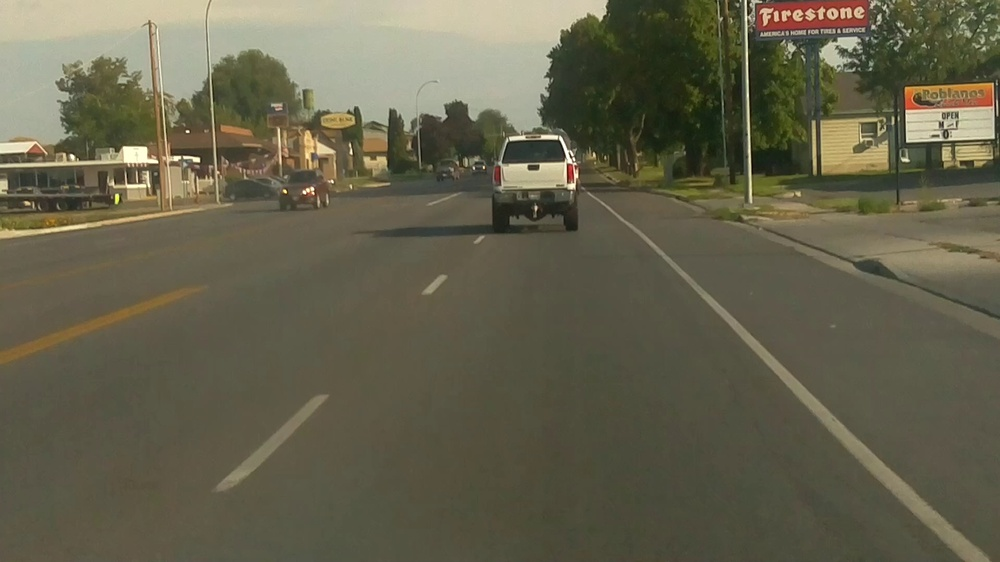
#> input picture hw07/images/output11839.jpg, 1000 x 562 px, shrunk from 1920 x 1080 before the run; its folder holds only this picture in this run
$ python hw07_s19.py
#> lines starting #> are read from the running program, lines starting #| are printed output that depends on the picture
#!/usr/bin/python

#########################################
# module: hw07_s19.py
# Mark Allred
# A01647260
#########################################

import math
import numpy as np
import argparse
import cv2
import sys
import os
import re

# [6 lines of commented-out code are left out]

def generate_file_names(ftype, rootdir):
    '''
    recursively walk dir tree beginning from rootdir
    and generate full paths to all files that end with ftype.
    sample call: generate_file_names('.jpg', /home/pi/images/')
    '''
    for path, dirlist, filelist in os.walk(rootdir):
        for file_name in filelist:
            if not file_name.startswith('.') and \
               file_name.endswith(ftype):
                yield os.path.join(path, file_name)
        for d in dirlist:
            generate_file_names(ftype, d)

##
# Function returns list of 2-tuples. Each tuple contains full path to image and np
# 2darray of said image. Function takes file types in the form of '.jpg' and
# directory to traverse for finding files.
def read_img_dir(ftype, imgdir):
#> called with ftype = '.jpg', imgdir = '.'
    filesAndImages = []
    for file in generate_file_names(ftype, imgdir):
        imageArr = cv2.imread(file)
#> imageArr is the input picture: shape (562, 1000, 3); mean B, G, R 76.5, 97.6, 100.9
        filesAndImages.append( (file, imageArr))
    return filesAndImages


##
# Function returns i-th image path and image array
def getImageAndPath(i, imglst):
    # Get location of file
    imgLoc = imglst[i][0]
    # Get image np array
    imgArr = imglst[i][1]
    return imgLoc, imgArr


##
# Function displays original and grayscaled image
def grayscale(i, imglst):
    # Get location of file for title of image and image array
    imgLoc, imgArr = getImageAndPath(i, imglst)

    # Convert image to grayscale
    grayImage = cv2.cvtColor(imgArr, cv2.COLOR_RGB2GRAY)

    # Show color image
    cv2.imshow(imgLoc, imgArr)
    # Show grayscaled image
    cv2.imshow('Grayscaled', cv2.cvtColor(grayImage, cv2.COLOR_GRAY2RGB))


##
# Function displays and splits an image into rgb color channels and displays each
# color channel in that color.
def split_merge(i, imglst):
    # Get location of file for title of image and image array
    imgLoc, imgArr = getImageAndPath(i, imglst)

    # Split image into channels
    b,g,r = cv2.split(imgArr)
    # Create np.zeros arrays for merging with each color chanel
    zeros = np.zeros(imgArr.shape[:2], dtype='uint8')
    # Merge zeros with each color channel to display single color image
    b = cv2.merge([b,zeros,zeros])
    g = cv2.merge([zeros,g,zeros])
    r = cv2.merge([zeros,zeros,r])

    # Show original full image
    cv2.imshow(imgLoc, imgArr)

    # Show color channel images with their color as title.
    cv2.imshow("Blue",b)
    cv2.imshow("Green",g)
    cv2.imshow("Red",r)


##
# Function displays an image and a color amplifed version based on passed in color and
# amplifcation amount.
def amplify(i, imglst, c, amount):
    # Get location of file for title of image and image array
    imgLoc, imgArr = getImageAndPath(i, imglst)

    # Split channels for amplication
    b,g,r = cv2.split(imgArr)

    # Amplify specified color
    if c=='b' or c=='B':
        b+=amount
    elif c=='g' or c=='G':
        g+=amount
    elif c=='r' or c=='R':
        r+=amount
    else:
        print("Invalid color provided. Exiting function.")
        return
    # Combine channels to create image
    amplifiedImage = cv2.merge([b,g,r])
    # Show original and amplified image
    cv2.imshow(imgLoc, imgArr)
    cv2.imshow("Amplified", amplifiedImage)


## here is main for you to test your implementations.
## remember to destroy all windows after you are done.
if __name__ == '__main__':
    # Convert to unittests
    # Unit test 1
    imglist = read_img_dir('.jpg', '.')
#> imglist = 1 item
    print("Length: ", len(imglist))
#| Length:  1
    print(imglist[0][0])
#| ./images/output11839.jpg
    print(imglist[0][1])
#> (printed output is left out)
    print(imglist[0][1].shape)
#| (562, 1000, 3)

    grayscale(0, imglist)
#> in getImageAndPath, `imgLoc = imglst[i][0]`: imgLoc = './images/output11839.jpg'
#> in grayscale, `grayImage = cv2.cvtColor(imgArr, cv2.COLOR_RGB2GRAY)`:
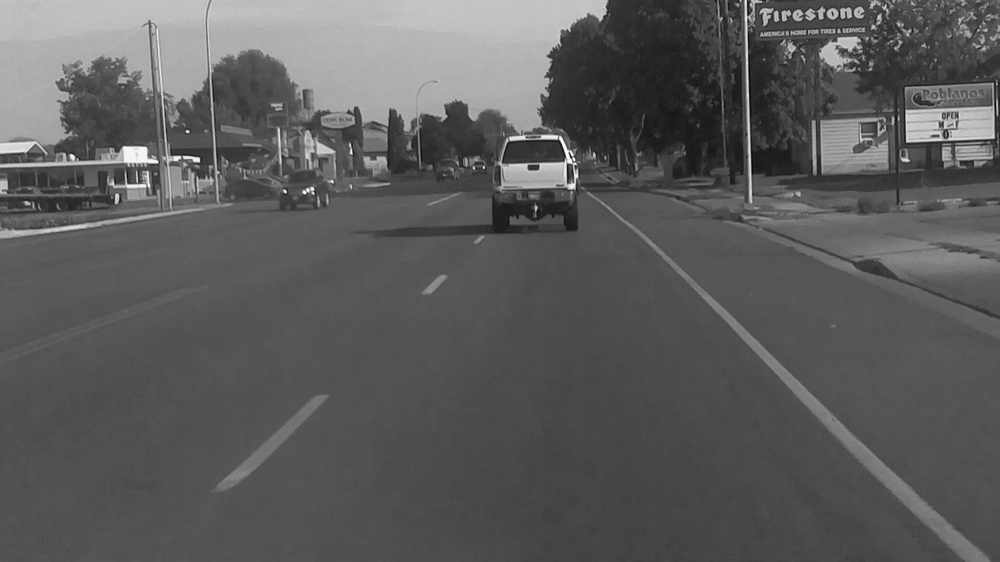
#> grayImage: shape (562, 1000); min 5, max 252, mean 91.7
    split_merge(0, imglist)
#> in split_merge, `b,g,r = cv2.split(imgArr)`:
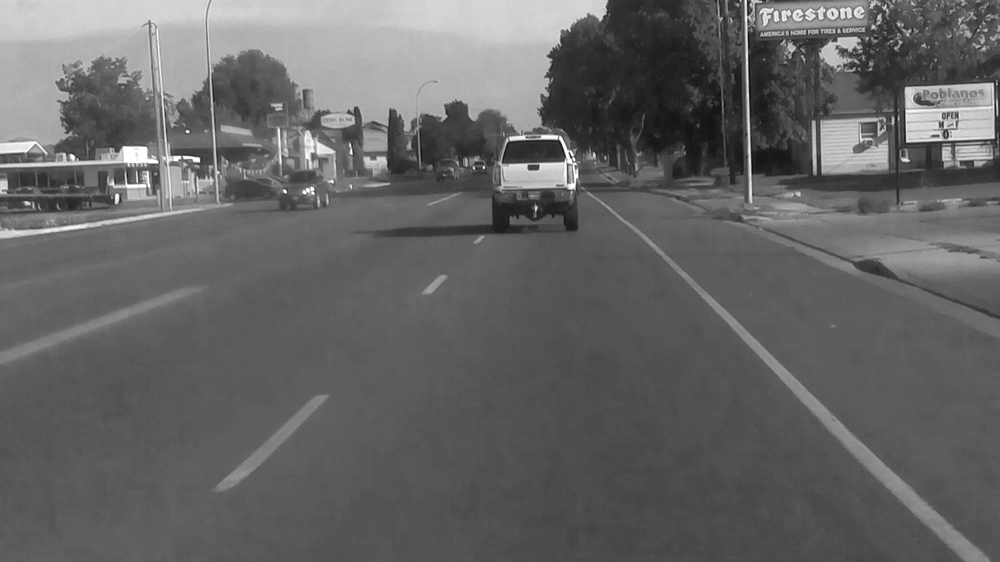
#> r: shape (562, 1000); min 10, max 255, mean 100.9
#> in split_merge, `b = cv2.merge([b,zeros,zeros])`:
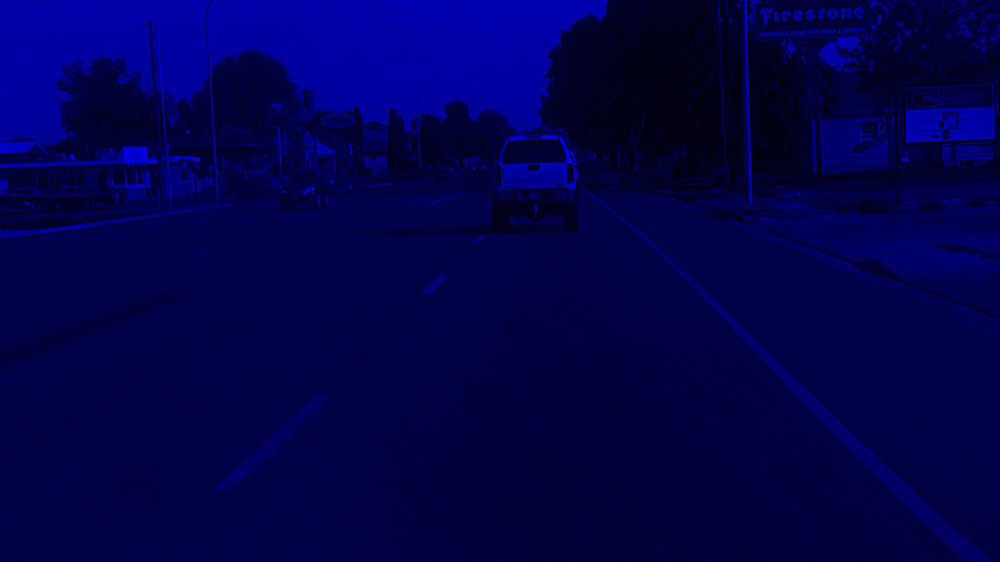
#> b: shape (562, 1000, 3); mean of channels 0, 1, 2 76.5, 0, 0; drawn as B, G, R
#> in split_merge, `g = cv2.merge([zeros,g,zeros])`:
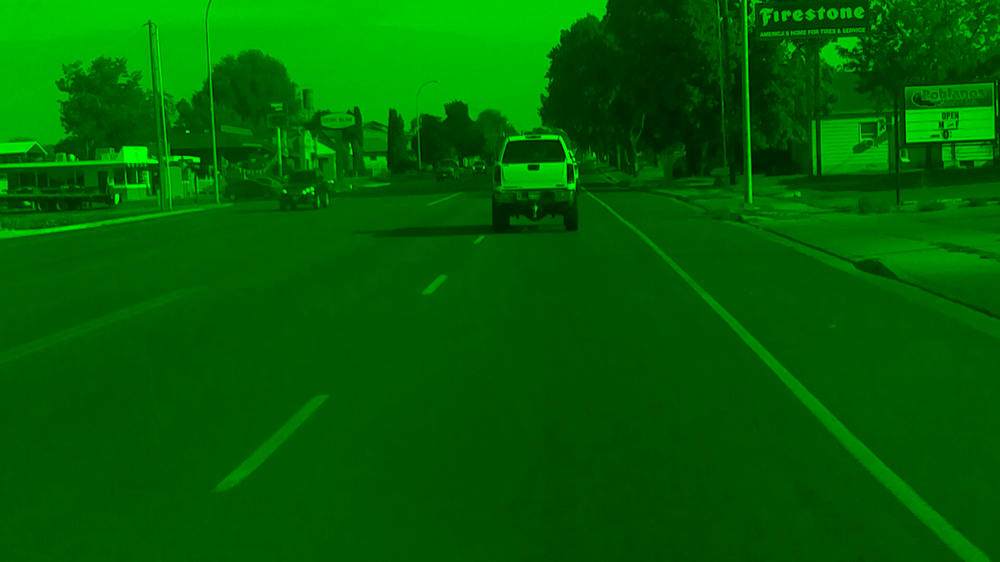
#> g: shape (562, 1000, 3); mean of channels 0, 1, 2 0, 97.6, 0; drawn as B, G, R
#> in split_merge, `r = cv2.merge([zeros,zeros,r])`:
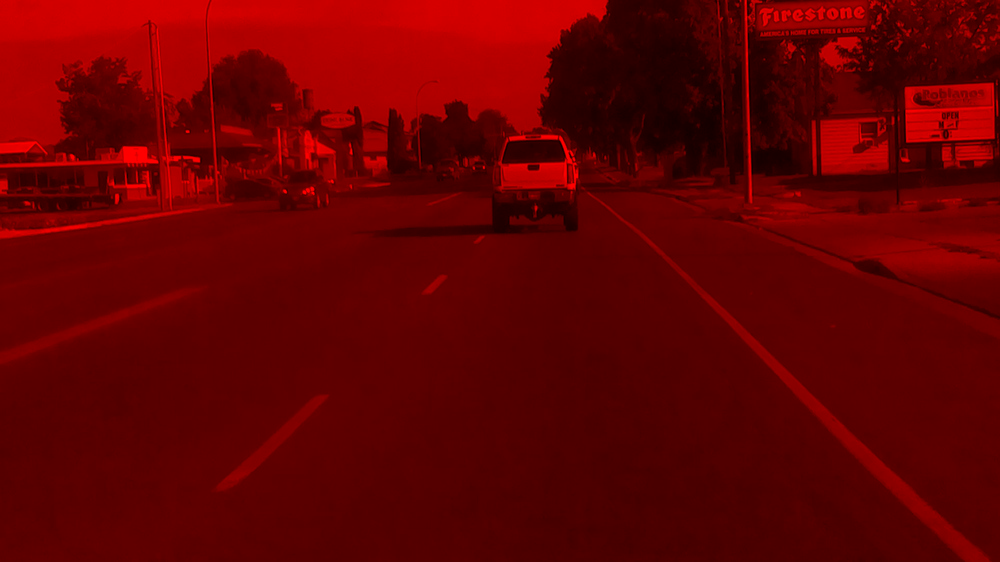
#> r: shape (562, 1000, 3); mean of channels 0, 1, 2 0, 0, 100.9; drawn as B, G, R
    amplify(0, imglist, 'b', 200)
#> in amplify, `b+=amount`:
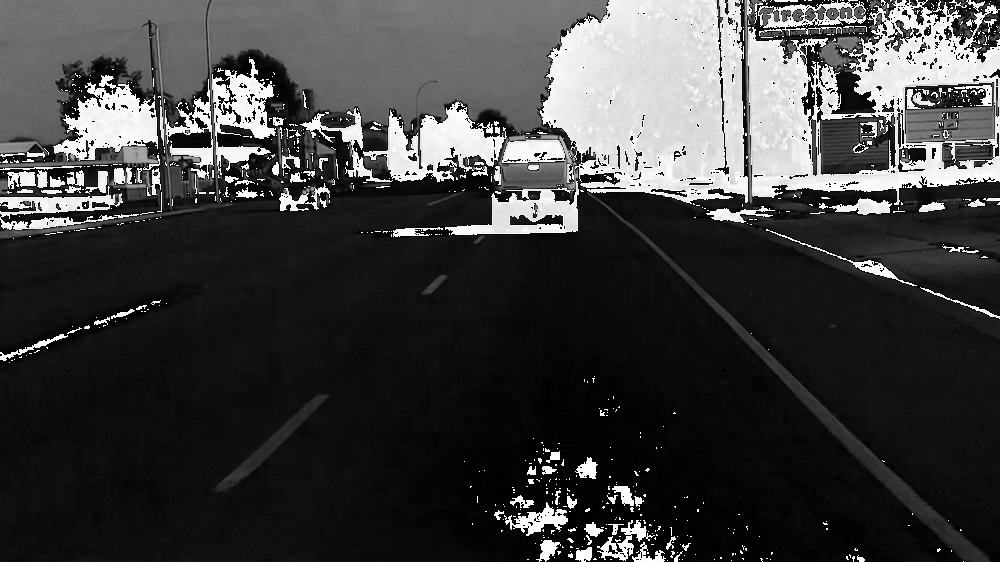
#> b: shape (562, 1000); min 0, max 255, mean 62.9
#> in amplify, `amplifiedImage = cv2.merge([b,g,r])`:
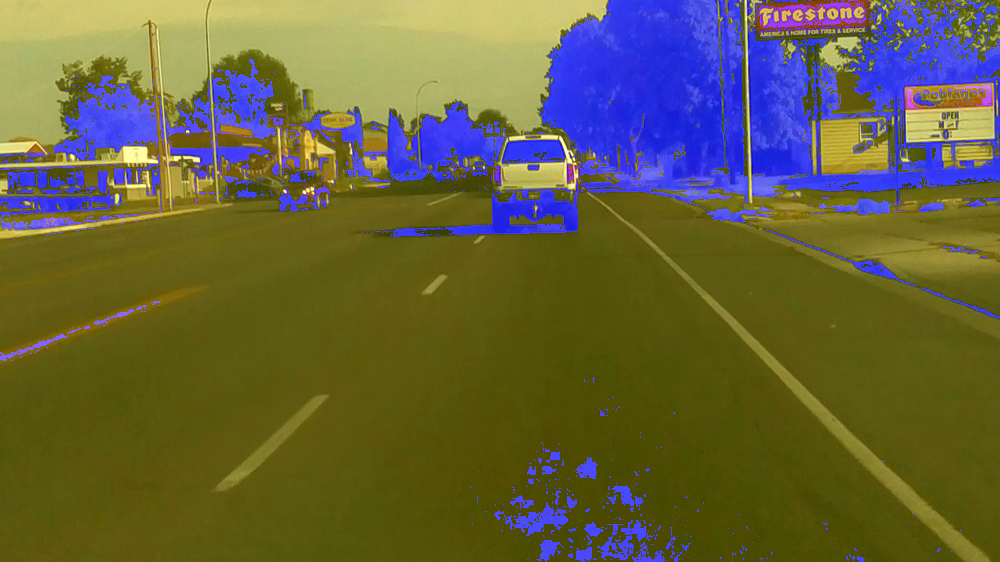
#> amplifiedImage: shape (562, 1000, 3); mean B, G, R 62.9, 97.6, 100.9
    cv2.waitKey()
    cv2.destroyAllWindows()

$ run again, on hw07/images/output11840.jpg
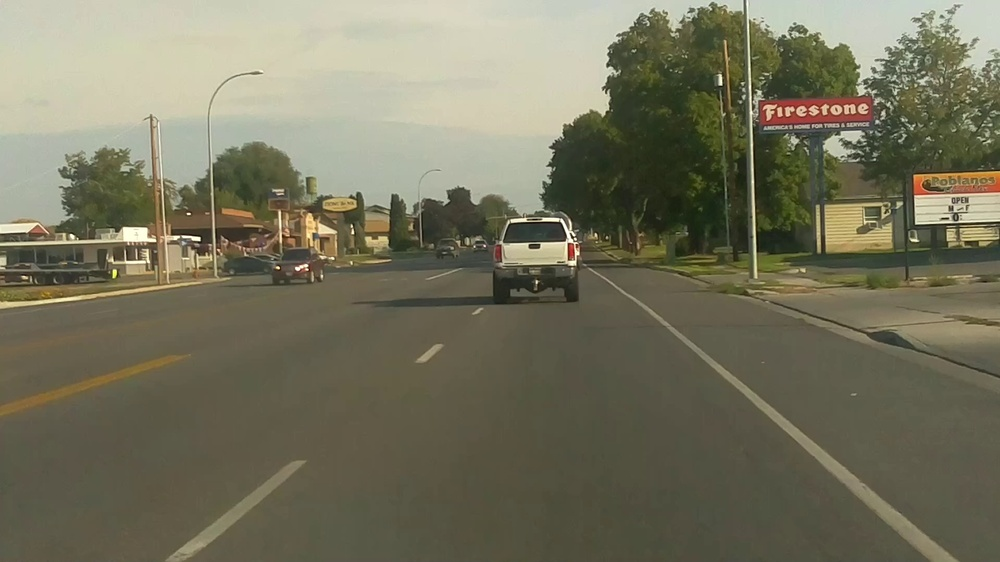
#> input picture hw07/images/output11840.jpg, 1000 x 562 px, shrunk from 1920 x 1080 before the run
#> in read_img_dir, imageArr is the input picture: shape (562, 1000, 3); mean B, G, R 93.3, 114.8, 117.1
#> imglist = 1 item
#| Length:  1
#| ./images/output11840.jpg
#> (printed output is left out)
#| (562, 1000, 3)
#> in getImageAndPath, `imgLoc = imglst[i][0]`: imgLoc = './images/output11840.jpg'
#> in split_merge, `r = cv2.merge([zeros,zeros,r])`:
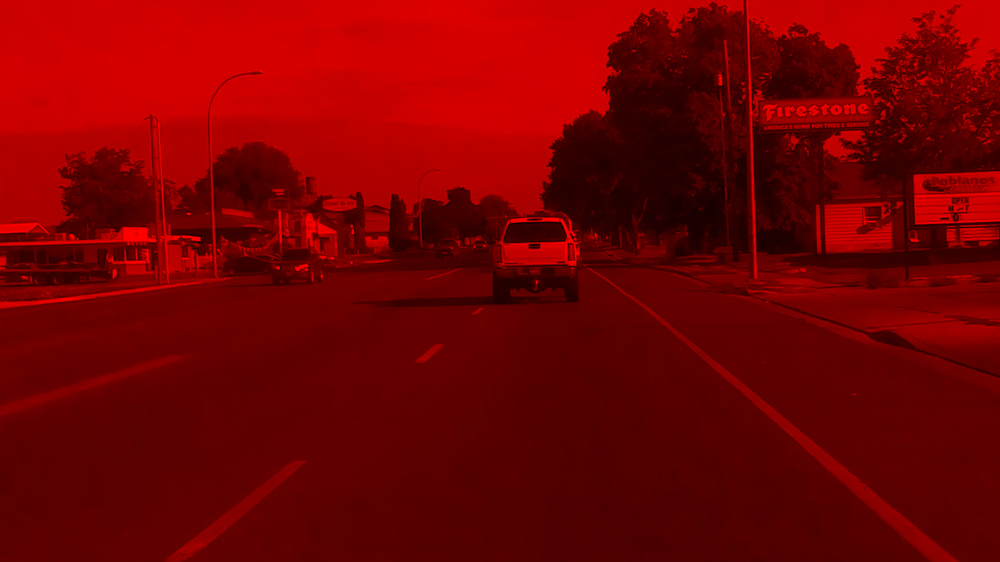
#> r: shape (562, 1000, 3); mean of channels 0, 1, 2 0, 0, 117.1; drawn as B, G, R
#> in amplify, `amplifiedImage = cv2.merge([b,g,r])`:
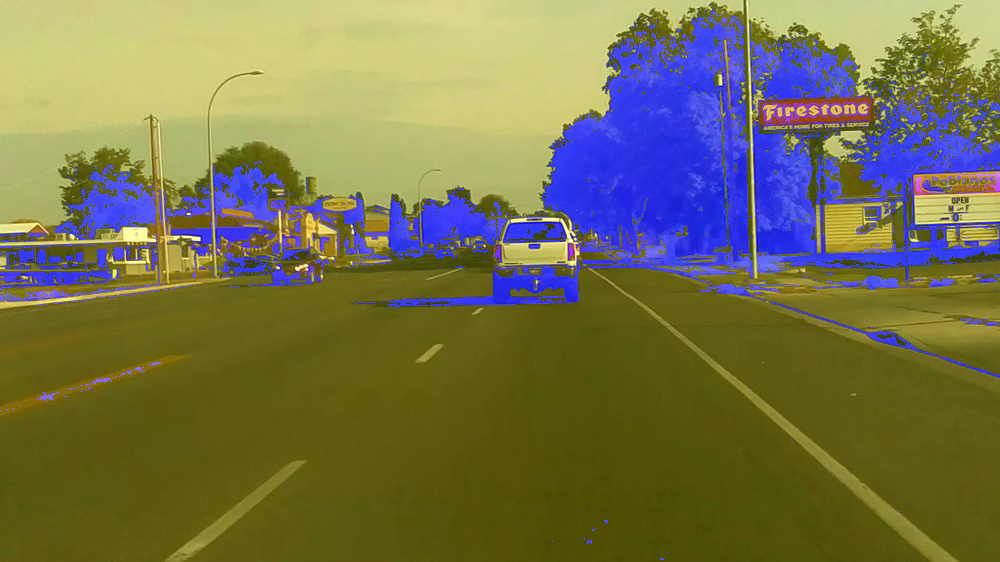
#> amplifiedImage: shape (562, 1000, 3); mean B, G, R 76.8, 114.8, 117.1
